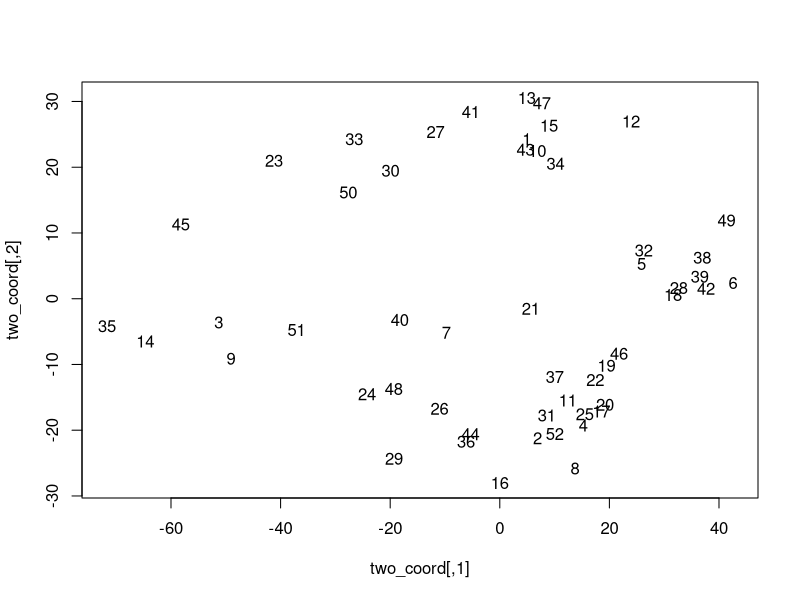
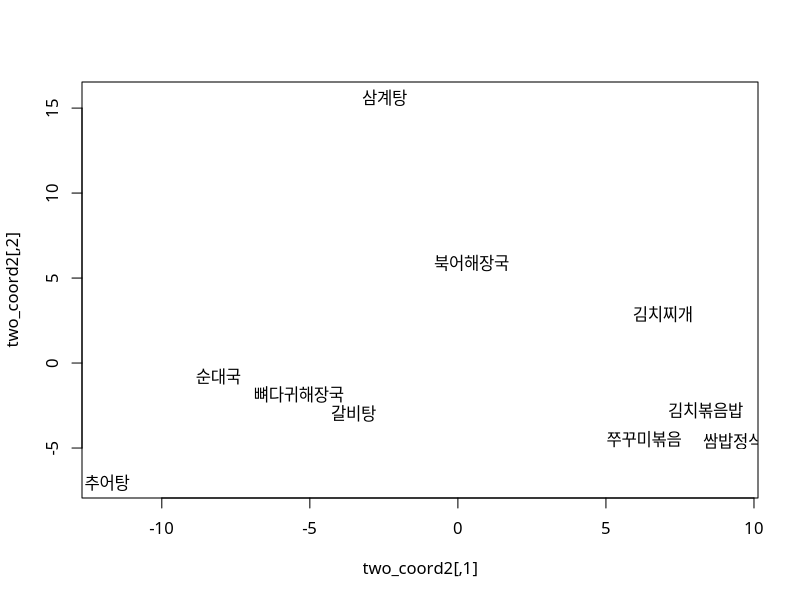

Recreate these plots in R, in order.
# 비슷한 학생끼리 묶는 예제
academy <- read.csv("academy.csv", stringsAsFactors = F, header = T)
academy <- academy[-1]
head(academy)

# dist 함수로 학생들 간 거리 구하기
dist_academy <- dist(academy, method = "euclidean")
dist_academy

# cmdscale 함수로 거리 시각화
two_coord <- cmdscale(dist_academy)
plot(two_coord, type = "n")
text(two_coord, as.character(1:52))

# 선호하는 음식들끼리 묶기
food <- read.csv("food.csv", stringsAsFactors = F, header = T)
food <- food[-1]
head(food)

# 상관관계 나타내기
food.mult <- t(as.matrix(food)) %*% as.matrix(food)
food.mult

# 거리 구하기
dist.food <- dist(food.mult)
dist.food

# 시각화
# 글자 네모깨짐 방지 par(family="AppleGothic")
two_coord2 <- cmdscale(dist.food)
par(family="AppleGothic")
plot(two_coord2 , type = "n")
text(two_coord2 , rownames(food.mult))
